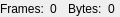
<?xml version="1.0" encoding="UTF-8"?>
<ui version="4.0">
 <class>xToolsStatisticianToolUi</class>
 <widget class="QWidget" name="xToolsStatisticianToolUi">
  <property name="geometry">
   <rect>
    <x>0</x>
    <y>0</y>
    <width>120</width>
    <height>17</height>
   </rect>
  </property>
  <property name="minimumSize">
   <size>
    <width>0</width>
    <height>0</height>
   </size>
  </property>
  <property name="windowTitle">
   <string>Form</string>
  </property>
  <layout class="QHBoxLayout" name="horizontalLayout">
   <property name="leftMargin">
    <number>0</number>
   </property>
   <property name="topMargin">
    <number>0</number>
   </property>
   <property name="rightMargin">
    <number>0</number>
   </property>
   <property name="bottomMargin">
    <number>0</number>
   </property>
   <item>
    <widget class="QLabel" name="label">
     <property name="text">
      <string>Frames:</string>
     </property>
    </widget>
   </item>
   <item>
    <widget class="QLabel" name="labelFrames">
     <property name="sizePolicy">
      <sizepolicy hsizetype="Preferred" vsizetype="Preferred">
       <horstretch>0</horstretch>
       <verstretch>0</verstretch>
      </sizepolicy>
     </property>
     <property name="text">
      <string notr="true">0</string>
     </property>
    </widget>
   </item>
   <item>
    <widget class="QLabel" name="label_2">
     <property name="text">
      <string>Bytes:</string>
     </property>
    </widget>
   </item>
   <item>
    <widget class="QLabel" name="labelBytes">
     <property name="sizePolicy">
      <sizepolicy hsizetype="Preferred" vsizetype="Preferred">
       <horstretch>0</horstretch>
       <verstretch>0</verstretch>
      </sizepolicy>
     </property>
     <property name="text">
      <string notr="true">0</string>
     </property>
    </widget>
   </item>
  </layout>
 </widget>
 <resources/>
 <connections/>
</ui>
